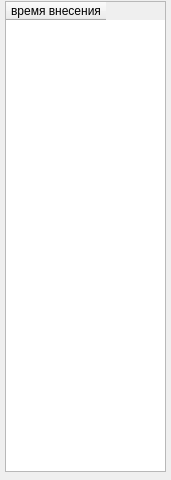
<?xml version="1.0" encoding="UTF-8"?>
<ui version="4.0">
 <class>Form</class>
 <widget class="QWidget" name="Form">
  <property name="geometry">
   <rect>
    <x>0</x>
    <y>0</y>
    <width>171</width>
    <height>480</height>
   </rect>
  </property>
  <property name="windowTitle">
   <string>timeTable</string>
  </property>
  <widget class="QTableWidget" name="tableWidget">
   <property name="geometry">
    <rect>
     <x>5</x>
     <y>1</y>
     <width>161</width>
     <height>471</height>
    </rect>
   </property>
   <column>
    <property name="text">
     <string>время внесения</string>
    </property>
   </column>
  </widget>
 </widget>
 <resources/>
 <connections/>
</ui>
